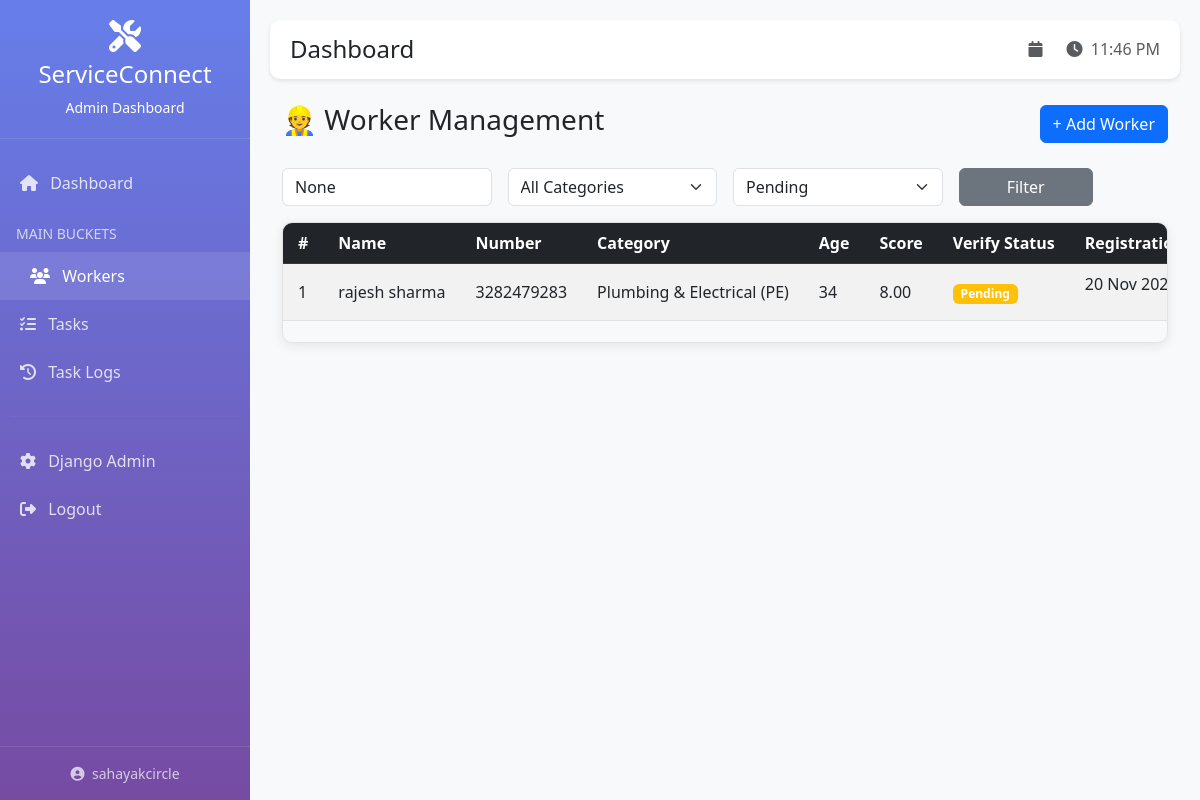
Before: /dashboard/workers/?status=pending (signed in) with the older database file.
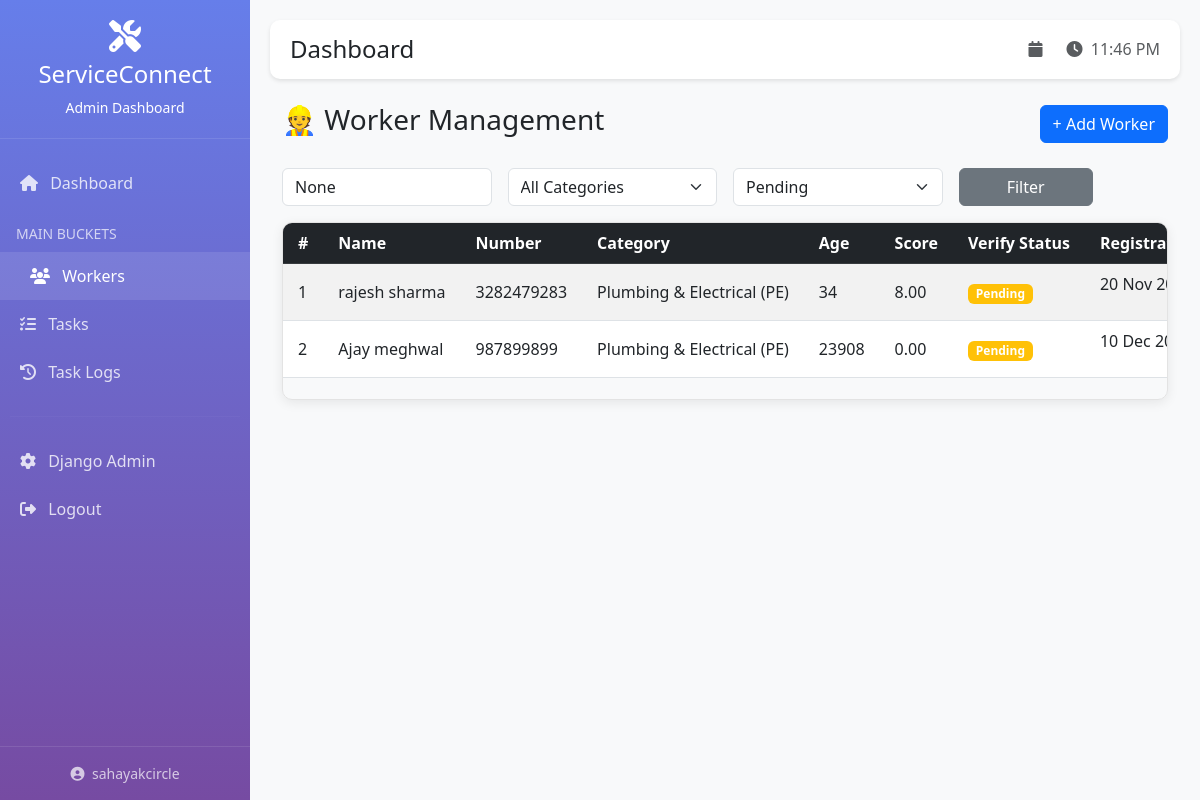
After: the same page with the newer database file.
### apps/workers/models.py (models this page shows, shortened)
class Worker(models.Model):
    id = models.CharField(
        primary_key=True,
        max_length=25,     # safe for 20-char IDs
        editable=False,
        unique=True
    )
    VERIFICATION_STATUS = (
        ('verified', 'Verified'),
        ('rejected', 'Rejected'),
        ('under_review', 'Under Review'),
        ('pending', 'Pending'),
    )
    name = models.CharField(max_length=200)
    phone = models.CharField(max_length=15)
    whatsapp_no = models.CharField(max_length=15, blank=True, null=True)
    age = models.IntegerField(blank=True, null=True)
    aadhar_no = models.CharField(max_length=12, unique=True, blank=True, null=True)
    primary_category = models.ForeignKey(
        Category,
        on_delete=models.SET_NULL,
        null=True,
        related_name='primary_workers'
    )
    secondary_categories = models.ManyToManyField(
        Category,
        blank=True,
        related_name='secondary_workers'
    )
    location = models.ForeignKey(
        Location,
        on_delete=models.SET_NULL,
        null=True,
        blank=True
    )
    geo_location_link = models.URLField(blank=True, null=True)
    last_working_at = models.DateTimeField(blank=True, null=True)
    task_id_lst = models.TextField(blank=True, null=True)
    busy_dates = models.TextField(blank=True, null=True)
    ranking_score = models.DecimalField(max_digits=5, decimal_places=2, default=0)
    verification_status = models.CharField(
        max_length=20,
        choices=VERIFICATION_STATUS,
        default='pending'
    )
    aadhar_img_front = models.ImageField(upload_to='workers/aadhar/', blank=True, null=True)
    aadhar_img_back = models.ImageField(upload_to='workers/aadhar/', blank=True, null=True)
    selfie_img = models.ImageField(upload_to='workers/selfies/', blank=True, null=True)
    created_at = models.DateTimeField(auto_now_add=True)
    updated_at = models.DateTimeField(auto_now=True)
    class Meta:
        db_table = 'workers'
        ordering = ['-ranking_score', 'name']

### apps/categories/models.py (models this page shows, shortened)
class Category(models.Model):
    id = models.CharField(
        primary_key=True,
        max_length=25,
        editable=False,
        unique=True
    )
    name = models.CharField(max_length=200)
    code = models.CharField(max_length=50, unique=True)
    category_type = models.CharField(
        max_length=20,
        choices=(('primary', 'Primary Category'), ('subcategory', 'Subcategory')),
        default='primary'
    )
    priority = models.IntegerField(default=0)
    parent = models.ForeignKey(
        'self',
        on_delete=models.CASCADE,
        null=True,
        blank=True,
        related_name='subcategories',
        limit_choices_to={'category_type': 'primary'}
    )
    created_at = models.DateTimeField(auto_now_add=True)
    updated_at = models.DateTimeField(auto_now=True)
    class Meta:
        db_table = 'categories'
        ordering = ['priority', 'name']
    def __str__(self):
        if self.category_type == 'primary':
            return f"{self.name} ({self.code})"
        elif self.category_type == 'subcategory' and self.parent:
            return f"{self.parent.name} → {self.name} ({self.code})"
        return self.name

### apps/dashboard/views.py (the view)
# urls.py: path('workers/', views.worker_list, name='worker_list'),
@login_required(login_url='dashboard:login')
def worker_list(request):
    workers = Worker.objects.all().select_related('primary_category', 'location')
    status = request.GET.get('status')
    category = request.GET.get('category')
    search = request.GET.get('search')
    if status:
        workers = workers.filter(verification_status=status)
    if category:
        workers = workers.filter(primary_category_id=category)
    if search:
        workers = workers.filter(
            Q(name__icontains=search) |
            Q(phone__icontains=search) |
            Q(aadhar_no__icontains=search)
        )
    categories = Category.objects.filter(category_type='primary')
    locations = Location.objects.all()  # ADD THIS LINE!
    context = {
        'workers': workers,
        'categories': categories,
        'locations': locations,  # ADD THIS LINE!
        'selected_status': status,
        'selected_category': category,
        'search_query': search,
    }
    return render(request, 'dashboard/worker_list.html', context)

### templates/dashboard/worker_list.html (shortened to what this page needs)
{% extends 'dashboard/base.html' %}
{% block content %}
<div class="container mt-4">
    <div class="d-flex justify-content-between align-items-center mb-4">
        <h3>👷 Worker Management</h3>
        <button class="btn btn-primary" data-bs-toggle="modal" data-bs-target="#addWorkerModal">+ Add Worker</button>
    </div>
    <form method="get" class="row g-3 mb-3">
        <div class="col-md-3">
            <input type="text" name="search" class="form-control" value="{{ search_query }}" placeholder="Search by name or phone">
        </div>
        <div class="col-md-3">
            <select name="category" class="form-select">
                <option value="">All Categories</option>
            </select>
        </div>
        <div class="col-md-3">
            <select name="status" class="form-select">
                <option value="pending" {% if selected_status == 'pending' %}selected{% endif %}>Pending</option>
            </select>
        </div>
        <div class="col-md-2">
            <button class="btn btn-secondary w-100">Filter</button>
        </div>
    </form>
    <div class="table-horizontal-scroll">
        <table class="table table-striped table-hover align-middle">
            <thead class="table-dark">
                <tr>
                    <th>#</th>
                    <th>Name</th>
                    <th>Number</th>
                    <th>Category</th>
                    <th>Age</th>
                    <th>Score</th>
                    <th>Verify Status</th>
                    <th>Registration Date</th>
                </tr>
            </thead>
            <tbody>
                {% for w in workers %}
                <tr>
                    <td>{{ forloop.counter }}</td>
                    <td>{{ w.name }}</td>
                    <td>{{ w.phone }}</td>
                    <td>{{ w.primary_category }}</td>
                    <td>{{ w.age }}</td>
                    <td>{{ w.ranking_score }}</td>
                    <td>
                        <span class="badge
                            {% if w.verification_status == 'verified' %}bg-success
                            {% elif w.verification_status == 'pending' %}bg-warning
                            {% else %}bg-danger
                            {% endif %}">
                            {{ w.verification_status|title }}
                        </span>
                    </td>
                    <td>
                      <p>{{ w.created_at|date:"d M Y, h:i A" }}</p>
                    </td>
                </tr>
                {% endfor %}
            </tbody>
        </table>
    </div>
</div>
{% endblock %}

Changed rows visible on the page:
added Worker: name "Ajay meghwal", phone "987899899", primary_category "Plumbing & Electrical (PE)", age "23908", ranking_score "0.00", verification_status "Pending", created_at "10 Dec…"
